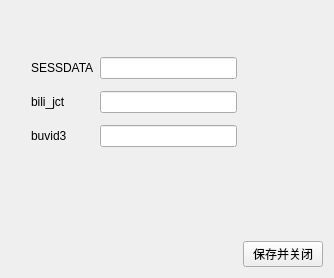
<?xml version="1.0" encoding="UTF-8"?>
<ui version="4.0">
 <class>settings_window</class>
 <widget class="QWidget" name="settings_window">
  <property name="geometry">
   <rect>
    <x>0</x>
    <y>0</y>
    <width>334</width>
    <height>278</height>
   </rect>
  </property>
  <property name="windowTitle">
   <string>设置</string>
  </property>
  <layout class="QGridLayout" name="gridLayout_2">
   <item row="2" column="1">
    <spacer name="horizontalSpacer_2">
     <property name="orientation">
      <enum>Qt::Horizontal</enum>
     </property>
     <property name="sizeHint" stdset="0">
      <size>
       <width>40</width>
       <height>80</height>
      </size>
     </property>
    </spacer>
   </item>
   <item row="1" column="0">
    <spacer name="verticalSpacer_2">
     <property name="orientation">
      <enum>Qt::Vertical</enum>
     </property>
     <property name="sizeHint" stdset="0">
      <size>
       <width>20</width>
       <height>40</height>
      </size>
     </property>
    </spacer>
   </item>
   <item row="0" column="1">
    <spacer name="horizontalSpacer">
     <property name="orientation">
      <enum>Qt::Horizontal</enum>
     </property>
     <property name="sizeHint" stdset="0">
      <size>
       <width>40</width>
       <height>40</height>
      </size>
     </property>
    </spacer>
   </item>
   <item row="1" column="2">
    <spacer name="verticalSpacer">
     <property name="orientation">
      <enum>Qt::Vertical</enum>
     </property>
     <property name="sizeHint" stdset="0">
      <size>
       <width>80</width>
       <height>40</height>
      </size>
     </property>
    </spacer>
   </item>
   <item row="1" column="1">
    <layout class="QGridLayout" name="gridLayout">
     <item row="0" column="1">
      <widget class="QLineEdit" name="sessdate_line"/>
     </item>
     <item row="0" column="0">
      <widget class="QLabel" name="sessdate_label">
       <property name="text">
        <string>SESSDATA</string>
       </property>
      </widget>
     </item>
     <item row="2" column="0">
      <widget class="QLabel" name="buvid3_label">
       <property name="text">
        <string>buvid3</string>
       </property>
      </widget>
     </item>
     <item row="1" column="0">
      <widget class="QLabel" name="bili_jct_label">
       <property name="text">
        <string>bili_jct</string>
       </property>
      </widget>
     </item>
     <item row="1" column="1">
      <widget class="QLineEdit" name="bili_jct_line"/>
     </item>
     <item row="2" column="1">
      <widget class="QLineEdit" name="buvid3_line"/>
     </item>
    </layout>
   </item>
   <item row="3" column="2">
    <widget class="QPushButton" name="ok">
     <property name="text">
      <string>保存并关闭</string>
     </property>
    </widget>
   </item>
  </layout>
 </widget>
 <resources/>
 <connections>
  <connection>
   <sender>ok</sender>
   <signal>clicked()</signal>
   <receiver>settings_window</receiver>
   <slot>save_and_close()</slot>
   <hints>
    <hint type="sourcelabel">
     <x>265</x>
     <y>263</y>
    </hint>
    <hint type="destinationlabel">
     <x>209</x>
     <y>254</y>
    </hint>
   </hints>
  </connection>
  <connection>
   <sender>buvid3_line</sender>
   <signal>textChanged(QString)</signal>
   <receiver>settings_window</receiver>
   <slot>text_changed()</slot>
   <hints>
    <hint type="sourcelabel">
     <x>193</x>
     <y>140</y>
    </hint>
    <hint type="destinationlabel">
     <x>77</x>
     <y>169</y>
    </hint>
   </hints>
  </connection>
  <connection>
   <sender>sessdate_line</sender>
   <signal>textChanged(QString)</signal>
   <receiver>settings_window</receiver>
   <slot>text_changed()</slot>
   <hints>
    <hint type="sourcelabel">
     <x>158</x>
     <y>70</y>
    </hint>
    <hint type="destinationlabel">
     <x>275</x>
     <y>40</y>
    </hint>
   </hints>
  </connection>
  <connection>
   <sender>bili_jct_line</sender>
   <signal>textChanged(QString)</signal>
   <receiver>settings_window</receiver>
   <slot>text_changed()</slot>
   <hints>
    <hint type="sourcelabel">
     <x>110</x>
     <y>105</y>
    </hint>
    <hint type="destinationlabel">
     <x>253</x>
     <y>112</y>
    </hint>
   </hints>
  </connection>
 </connections>
 <slots>
  <slot>save_and_close()</slot>
  <slot>text_changed()</slot>
 </slots>
</ui>
